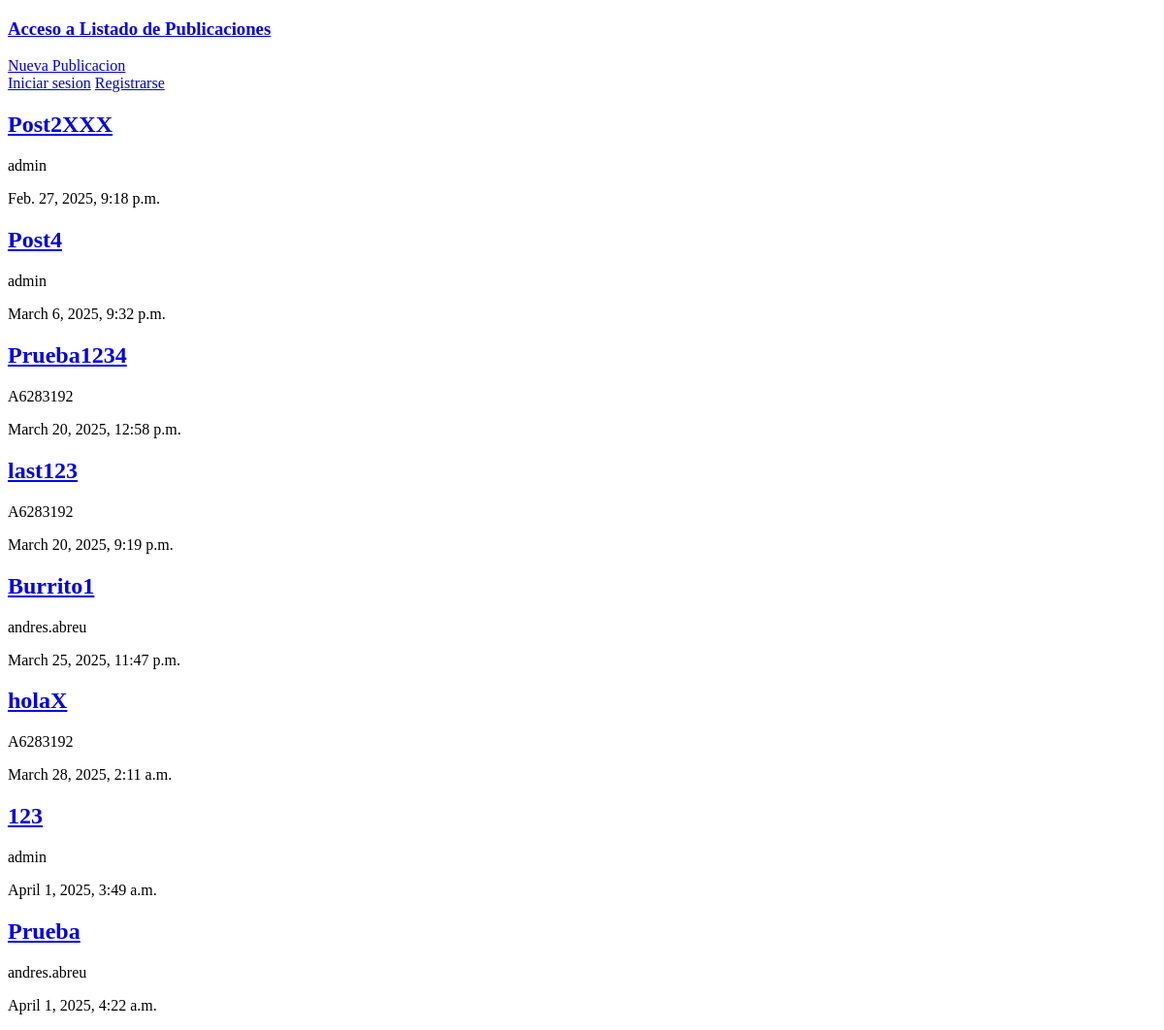
Before: / with the older database file.
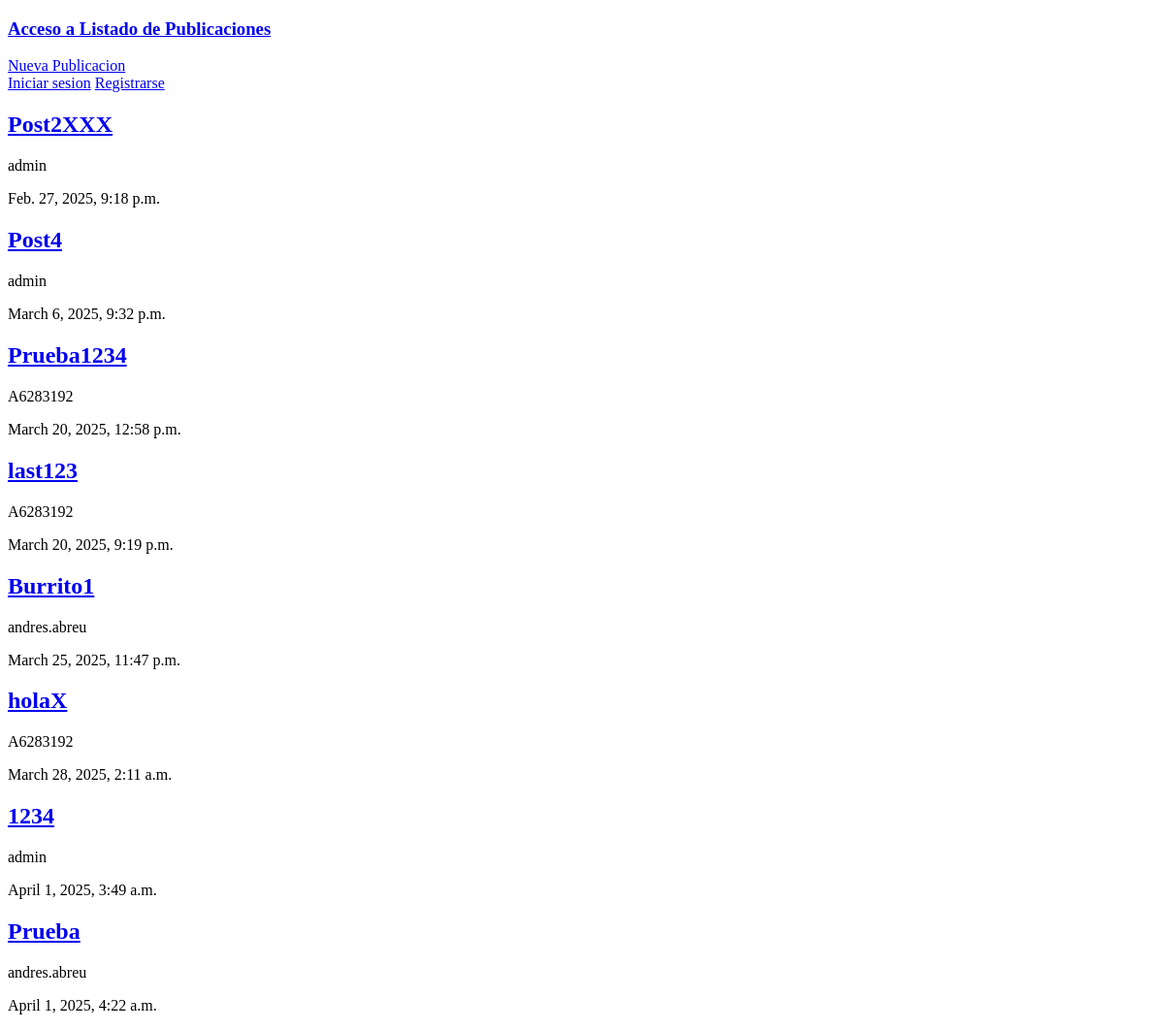
After: the same page with the newer database file.
### blog/models.py (models this page shows, shortened)
class Publication(models.Model):
    title = models.CharField(max_length=100)
    body = models.TextField(max_length=1000)
    author= models.ForeignKey('auth.User', on_delete=models.CASCADE)
    date= models.DateTimeField(auto_now_add=True)
    updated = models.DateTimeField(auto_now=True)

### blog/views.py (the view)
# urls.py: path('', PublicationListView.as_view(), name='publications-list'),
class PublicationListView(ListView):
    model = Publication
    template_name = 'publications-list.html'

### templates/Publications-list.html (shortened to what this page needs)
{% extends "_base.html" %}
{% block content %}
{% for post in publication_list %}
    <a href="{% url 'publication-detail' post.pk %}"><h2>{{ post.title }}</h2></a>
    <p>{{ post.author }}</p>
    <p>{{ post.date }}</p>
{% endfor %}
{% endblock content %}

Changed rows visible on the page:
changed Publication "April 1, 2025, 3:49 a.m.": title "123" → "1234"
